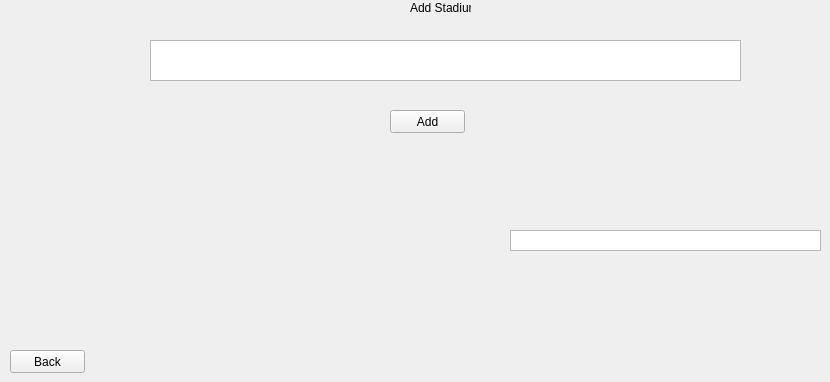
    <widget class="QWidget" name="Add7">
     <widget class="QLabel" name="label_8">
      <property name="geometry">
       <rect>
        <x>410</x>
        <y>0</y>
        <width>61</width>
        <height>16</height>
       </rect>
      </property>
      <property name="text">
       <string>Add Stadium</string>
      </property>
     </widget>
     <widget class="QPushButton" name="ADD_BackB">
      <property name="geometry">
       <rect>
        <x>10</x>
        <y>350</y>
        <width>75</width>
        <height>23</height>
       </rect>
      </property>
      <property name="text">
       <string>Back</string>
      </property>
     </widget>
     <widget class="QTableWidget" name="AddStadTable">
      <property name="geometry">
       <rect>
        <x>150</x>
        <y>40</y>
        <width>591</width>
        <height>41</height>
       </rect>
      </property>
     </widget>
     <widget class="QPushButton" name="ADD_AddB">
      <property name="geometry">
       <rect>
        <x>390</x>
        <y>110</y>
        <width>75</width>
        <height>23</height>
       </rect>
      </property>
      <property name="text">
       <string>Add</string>
      </property>
     </widget>
     <widget class="QTextBrowser" name="ADD_Error">
      <property name="geometry">
       <rect>
        <x>510</x>
        <y>230</y>
        <width>311</width>
        <height>21</height>
       </rect>
      </property>
      <property name="verticalScrollBarPolicy">
       <enum>Qt::ScrollBarAlwaysOff</enum>
      </property>
      <property name="horizontalScrollBarPolicy">
       <enum>Qt::ScrollBarAlwaysOff</enum>
      </property>
     </widget>
    </widget>
